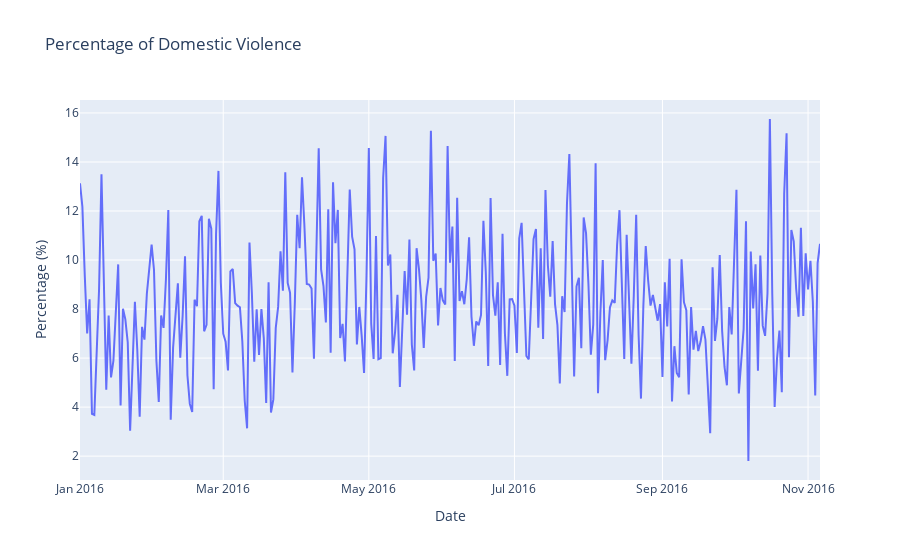

Write notebook code for a chart like this one.
### Markdown cell above
# Tỉ lệ bạo lực gia đình được ghi nhận qua từng thời điểm trong năm 2016

### Code cell
df['Reported_Date'] = pd.to_datetime(df['Reported_Date'])

DVFlag = df[df['DVFlag'] == 'Y'].groupby('Reported_Date')['DVFlag'].count()
Total = df.groupby('Reported_Date')['DVFlag'].count()

percentage_DV = DVFlag / Total * 100

fig = px.line(df, x = sorted(df['Reported_Date'].unique()), y = percentage_DV, 
              title ='Percentage of Domestic Violence').update_layout(
              xaxis_title = 'Date', yaxis_title = 'Percentage (%)')
fig.show()

### Figure 1 — Plotly figure (JSON) as saved in the notebook; plotly's stock layout.template omitted (floating-point values rounded to 4 significant figures; data arrays with more than 128 entries replaced by an {"elided": "..."} marker saying what was removed)
{"data": [{"hovertemplate": "x=%{x}<br>y=%{y}<extra></extra>", "legendgroup": "", "line": {"color": "#636efa", "dash": "solid"}, "marker": {"symbol": "circle"}, "mode": "lines", "name": "", "orientation": "v", "showlegend": false, "type": "scatter", "x": {"elided": "311 str values"}, "xaxis": "x", "y": {"elided": "311 float values"}, "yaxis": "y"}], "layout": {"legend": {"tracegroupgap": 0}, "title": {"text": "Percentage of Domestic Violence"}, "xaxis": {"anchor": "y", "domain": [0, 1], "title": {"text": "Date"}}, "yaxis": {"anchor": "x", "domain": [0, 1], "title": {"text": "Percentage (%)"}}}}
